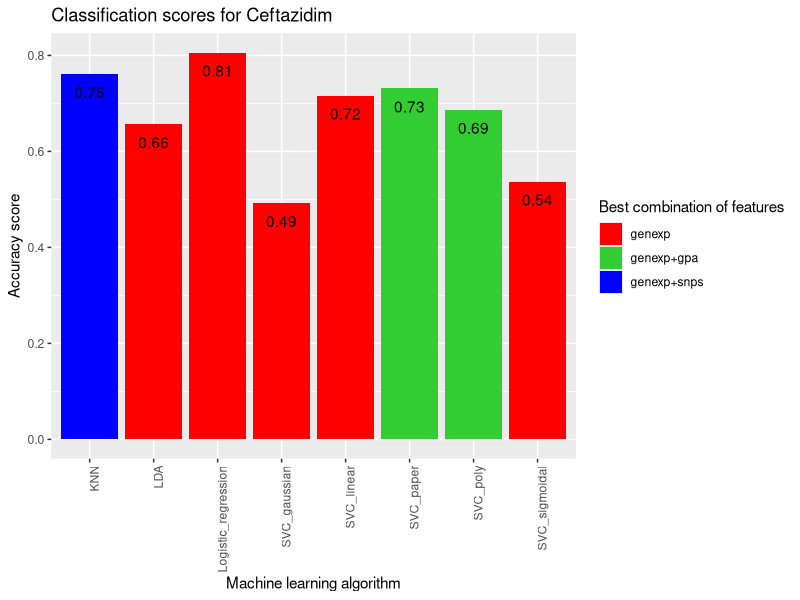
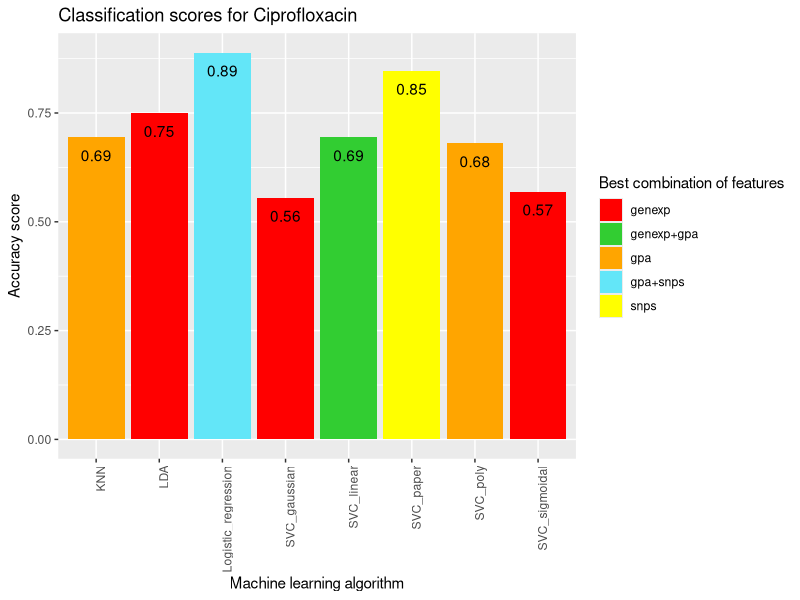
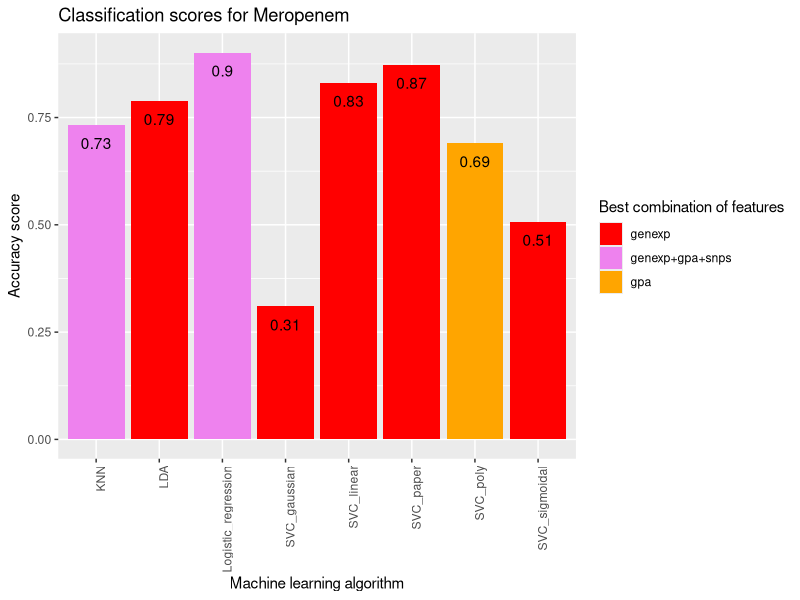
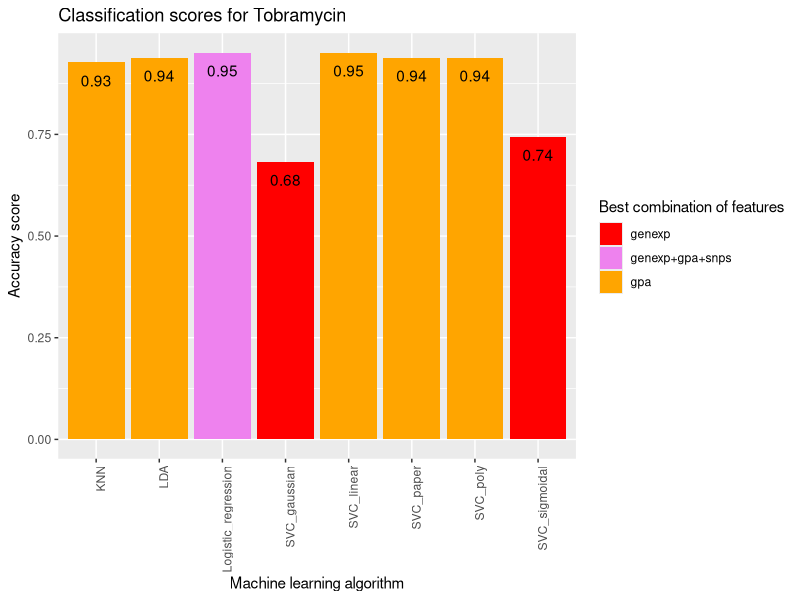

Recreate these plots in R, in order.
library(tidyverse)

#load test scores of classical machine learning algorithms and create a column with the machine learning algorithm used
knn_scores <- read_csv(
    "pipelines/results/ml_algorithms/knn/knn_test_scores.csv"
)
knn_scores <- knn_scores %>%
    mutate("algorithm" = "KNN")

lda_scores <- read_csv(
    "pipelines/results/ml_algorithms/lda/lda_test_scores.csv"
)
lda_scores <- lda_scores %>%
    mutate("algorithm" = "LDA")

svc_linear_scores <- read_csv(
    "pipelines/results/ml_algorithms/svc_linear/svc_linear_test_scores.csv"
)
svc_linear_scores <- svc_linear_scores %>%
    mutate("algorithm" = "SVC_linear")

svc_poly_scores <- read_csv(
    "pipelines/results/ml_algorithms/svc_poly/svc_poly_test_scores.csv"
)
svc_poly_scores <- svc_poly_scores %>%
    mutate("algorithm" = "SVC_poly")

svc_rbf_scores <- read_csv(
    "pipelines/results/ml_algorithms/svc_rbf/svc_rbf_test_scores.csv"
)
svc_rbf_scores <- svc_rbf_scores %>%
    mutate("algorithm" = "SVC_gaussian")

svc_sigmoid_scores <- read_csv(
    "pipelines/results/ml_algorithms/svc_sigmoid/svc_sigmoid_test_scores.csv"
)
svc_sigmoid_scores <- svc_sigmoid_scores %>%
    mutate("algorithm" = "SVC_sigmoidal")

log_reg_scores <- read_csv(
    "pipelines/results/ml_algorithms/log_reg/log_reg_test_scores.csv"
)
log_reg_scores <- log_reg_scores %>%
    mutate("algorithm" = "Logistic_regression")

svm_paper_scores <- read_csv(
    "pipelines/results/ml_algorithms/svm_paper/svm_paper_test_scores.csv"
)
svm_paper_scores <- svm_paper_scores %>%
    mutate("algorithm" = "SVC_paper")


#unify all datasets into a single one
all_scores <- bind_rows(knn_scores, lda_scores, svc_linear_scores, svc_poly_scores, svc_rbf_scores, 
                        svc_sigmoid_scores, log_reg_scores, svm_paper_scores)


#create a plot of scores for each drug
cef_scores <- all_scores %>%
    filter(drug == 'Cef')

cef_plot <- ggplot(data = cef_scores, aes(x = algorithm, y = accuracy, fill = features)) +
    geom_bar(stat = "identity") +
    scale_fill_manual(values = c("genexp" = "#ff0000", "gpa" = "#ffA500", "snps" = "#ffff00", 
                        "genexp+gpa" = "#32cd32", "genexp+snps" = "#0000ff", "gpa+snps"="#63e6f8", "genexp+gpa+snps" = "#ee82ee")) +
    labs(title = "Classification scores for Ceftazidim", x = "Machine learning algorithm", y = "Accuracy score", fill = "Best combination of features") +
    geom_text(aes(label = round(accuracy, digits = 2), vjust = 2)) +
    theme(axis.text.x = element_text(angle = 90, hjust = 1))
ggsave("plots/figure_5/cef_scores.png", plot = cef_plot, width = 6.67, height = 6.67)


cip_scores <- all_scores %>%
   filter(drug == 'Cip')

cip_plot <- ggplot(data = cip_scores, aes(x = algorithm, y = accuracy, fill = features)) +
    geom_bar(stat = "identity") +
    scale_fill_manual(values = c("genexp" = "#ff0000", "gpa" = "#ffA500", "snps" = "#ffff00", 
                        "genexp+gpa" = "#32cd32", "genexp+snps" = "#0000ff", "gpa+snps"="#63e6f8", "genexp+gpa+snps" = "#ee82ee")) +
    labs(title = "Classification scores for Ciprofloxacin", x = "Machine learning algorithm", y = "Accuracy score", fill = "Best combination of features") +
    geom_text(aes(label = round(accuracy, digits = 2), vjust = 2)) +
    theme(axis.text.x = element_text(angle = 90, hjust = 1))
ggsave("plots/figure_5/cip_scores.png", plot = cip_plot, width = 6.67, height = 6.67)


mer_scores <- all_scores %>%
   filter(drug == 'Mer')

mer_plot <- ggplot(data = mer_scores, aes(x = algorithm, y = accuracy, fill = features)) +
    geom_bar(stat = "identity") +
    scale_fill_manual(values = c("genexp" = "#ff0000", "gpa" = "#ffA500", "snps" = "#ffff00", 
                        "genexp+gpa" = "#32cd32", "genexp+snps" = "#0000ff", "gpa+snps"="#63e6f8", "genexp+gpa+snps" = "#ee82ee")) +
    labs(title = "Classification scores for Meropenem", x = "Machine learning algorithm", y = "Accuracy score", fill = "Best combination of features") +
    geom_text(aes(label = round(accuracy, digits = 2), vjust = 2)) +
    theme(axis.text.x = element_text(angle = 90, hjust = 1))
ggsave("plots/figure_5/mer_scores.png", plot = mer_plot, width = 6.67, height = 6.67)


tob_scores <- all_scores %>%
   filter(drug == 'Tob')

tob_plot <- ggplot(data = tob_scores, aes(x = algorithm, y = accuracy, fill = features)) +
    geom_bar(stat = "identity") +
    scale_fill_manual(values = c("genexp" = "#ff0000", "gpa" = "#ffA500", "snps" = "#ffff00", 
                        "genexp+gpa" = "#32cd32", "genexp+snps" = "#0000ff", "gpa+snps"="#63e6f8", "genexp+gpa+snps" = "#ee82ee")) +
    labs(title = "Classification scores for Tobramycin", x = "Machine learning algorithm", y = "Accuracy score", fill = "Best combination of features") +
    geom_text(aes(label = round(accuracy, digits = 2), vjust = 2)) +
    theme(axis.text.x = element_text(angle = 90, hjust = 1))
ggsave("plots/figure_5/tob_scores.png", plot = tob_plot, width = 6.67, height = 6.67) 
